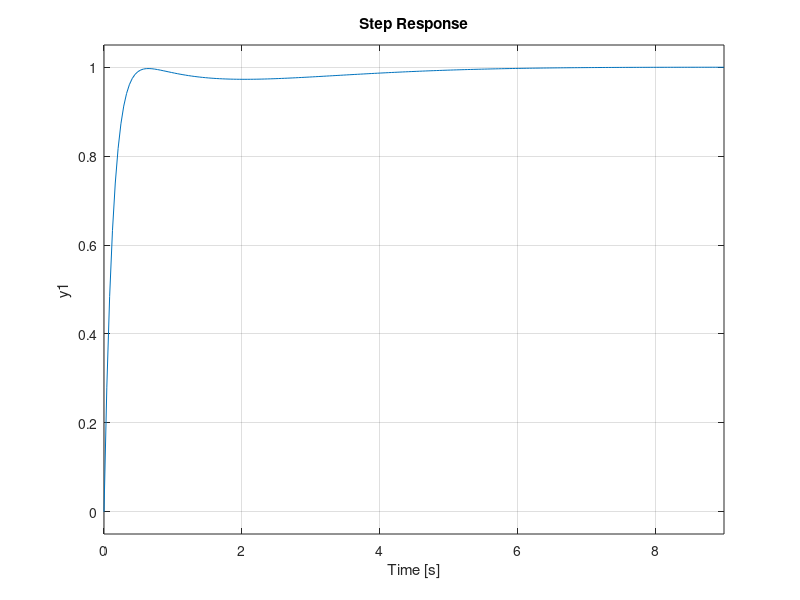

MATLAB code for this plot:
m = 1;
c = 1;
k = 1;

P = tf([1],[m,c,k]);

Kp = 10;
Ki = 5;
Kd = 8;

C = pid(Kp,Ki,Kd);

Gry = feedback(C*P,1);

step(Gry);

Ts = 0.05;
Pd= c2d(P,Ts);
